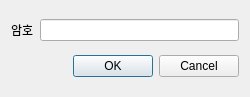
<?xml version="1.0" encoding="UTF-8"?>
<ui version="4.0">
 <class>manager_login</class>
 <widget class="QDialog" name="manager_login">
  <property name="geometry">
   <rect>
    <x>0</x>
    <y>0</y>
    <width>250</width>
    <height>97</height>
   </rect>
  </property>
  <property name="windowTitle">
   <string>Dialog</string>
  </property>
  <layout class="QGridLayout" name="gridLayout">
   <item row="0" column="0">
    <widget class="QLabel" name="label">
     <property name="text">
      <string>암호</string>
     </property>
    </widget>
   </item>
   <item row="0" column="1">
    <widget class="QLineEdit" name="LE_Passwrod">
     <property name="echoMode">
      <enum>QLineEdit::Password</enum>
     </property>
    </widget>
   </item>
   <item row="1" column="1">
    <widget class="QDialogButtonBox" name="buttonBox">
     <property name="orientation">
      <enum>Qt::Horizontal</enum>
     </property>
     <property name="standardButtons">
      <set>QDialogButtonBox::Cancel|QDialogButtonBox::Ok</set>
     </property>
    </widget>
   </item>
  </layout>
 </widget>
 <resources/>
 <connections>
  <connection>
   <sender>buttonBox</sender>
   <signal>accepted()</signal>
   <receiver>manager_login</receiver>
   <slot>accept()</slot>
   <hints>
    <hint type="sourcelabel">
     <x>248</x>
     <y>254</y>
    </hint>
    <hint type="destinationlabel">
     <x>157</x>
     <y>274</y>
    </hint>
   </hints>
  </connection>
  <connection>
   <sender>buttonBox</sender>
   <signal>rejected()</signal>
   <receiver>manager_login</receiver>
   <slot>reject()</slot>
   <hints>
    <hint type="sourcelabel">
     <x>316</x>
     <y>260</y>
    </hint>
    <hint type="destinationlabel">
     <x>286</x>
     <y>274</y>
    </hint>
   </hints>
  </connection>
 </connections>
</ui>
